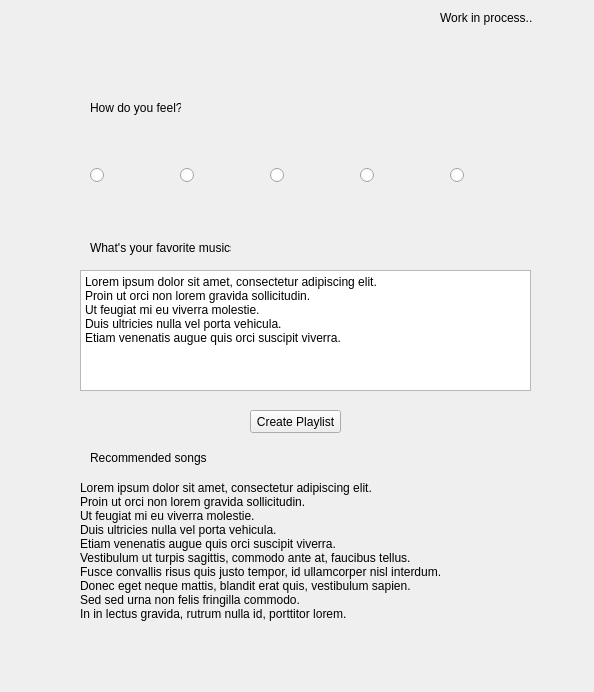
<?xml version="1.0" encoding="UTF-8"?>
<ui version="4.0">
 <class>Form</class>
 <widget class="QWidget" name="Form">
  <property name="geometry">
   <rect>
    <x>0</x>
    <y>0</y>
    <width>594</width>
    <height>692</height>
   </rect>
  </property>
  <property name="sizePolicy">
   <sizepolicy hsizetype="Fixed" vsizetype="Fixed">
    <horstretch>0</horstretch>
    <verstretch>0</verstretch>
   </sizepolicy>
  </property>
  <property name="minimumSize">
   <size>
    <width>594</width>
    <height>692</height>
   </size>
  </property>
  <property name="maximumSize">
   <size>
    <width>594</width>
    <height>692</height>
   </size>
  </property>
  <property name="windowTitle">
   <string>Music Recommendation System</string>
  </property>
  <widget class="QLabel" name="label0">
   <property name="geometry">
    <rect>
     <x>440</x>
     <y>10</y>
     <width>111</width>
     <height>16</height>
    </rect>
   </property>
   <property name="text">
    <string>Work in process..</string>
   </property>
  </widget>
  <widget class="QPushButton" name="pushButton">
   <property name="geometry">
    <rect>
     <x>250</x>
     <y>410</y>
     <width>91</width>
     <height>23</height>
    </rect>
   </property>
   <property name="text">
    <string>Create Playlist</string>
   </property>
  </widget>
  <widget class="QLabel" name="label">
   <property name="geometry">
    <rect>
     <x>90</x>
     <y>100</y>
     <width>91</width>
     <height>16</height>
    </rect>
   </property>
   <property name="text">
    <string>How do you feel?</string>
   </property>
  </widget>
  <widget class="QLabel" name="label_2">
   <property name="enabled">
    <bool>true</bool>
   </property>
   <property name="geometry">
    <rect>
     <x>80</x>
     <y>450</y>
     <width>451</width>
     <height>201</height>
    </rect>
   </property>
   <property name="text">
    <string>Lorem ipsum dolor sit amet, consectetur adipiscing elit.
Proin ut orci non lorem gravida sollicitudin.
Ut feugiat mi eu viverra molestie.
Duis ultricies nulla vel porta vehicula.
Etiam venenatis augue quis orci suscipit viverra.
Vestibulum ut turpis sagittis, commodo ante at, faucibus tellus.
Fusce convallis risus quis justo tempor, id ullamcorper nisl interdum.
Donec eget neque mattis, blandit erat quis, vestibulum sapien.
Sed sed urna non felis fringilla commodo.
In in lectus gravida, rutrum nulla id, porttitor lorem.</string>
   </property>
  </widget>
  <widget class="QPlainTextEdit" name="plainTextEdit">
   <property name="geometry">
    <rect>
     <x>80</x>
     <y>270</y>
     <width>451</width>
     <height>121</height>
    </rect>
   </property>
   <property name="plainText">
    <string>Lorem ipsum dolor sit amet, consectetur adipiscing elit.
Proin ut orci non lorem gravida sollicitudin.
Ut feugiat mi eu viverra molestie.
Duis ultricies nulla vel porta vehicula.
Etiam venenatis augue quis orci suscipit viverra.</string>
   </property>
  </widget>
  <widget class="QLabel" name="label_3">
   <property name="geometry">
    <rect>
     <x>90</x>
     <y>450</y>
     <width>121</width>
     <height>16</height>
    </rect>
   </property>
   <property name="text">
    <string>Recommended songs</string>
   </property>
  </widget>
  <widget class="QLabel" name="label_4">
   <property name="geometry">
    <rect>
     <x>90</x>
     <y>240</y>
     <width>141</width>
     <height>16</height>
    </rect>
   </property>
   <property name="text">
    <string>What's your favorite musics?</string>
   </property>
  </widget>
  <widget class="QRadioButton" name="radioButton_happy">
   <property name="geometry">
    <rect>
     <x>90</x>
     <y>140</y>
     <width>81</width>
     <height>71</height>
    </rect>
   </property>
   <property name="text">
    <string/>
   </property>
   <property name="icon">
    <iconset>
     <normaloff>icons/happy.png</normaloff>icons/happy.png</iconset>
   </property>
   <property name="iconSize">
    <size>
     <width>64</width>
     <height>64</height>
    </size>
   </property>
  </widget>
  <widget class="QRadioButton" name="radioButton_sad">
   <property name="geometry">
    <rect>
     <x>180</x>
     <y>140</y>
     <width>81</width>
     <height>71</height>
    </rect>
   </property>
   <property name="text">
    <string/>
   </property>
   <property name="icon">
    <iconset>
     <normaloff>icons/sad.png</normaloff>icons/sad.png</iconset>
   </property>
   <property name="iconSize">
    <size>
     <width>64</width>
     <height>64</height>
    </size>
   </property>
  </widget>
  <widget class="QRadioButton" name="radioButton_inlove">
   <property name="geometry">
    <rect>
     <x>270</x>
     <y>140</y>
     <width>81</width>
     <height>71</height>
    </rect>
   </property>
   <property name="text">
    <string/>
   </property>
   <property name="icon">
    <iconset>
     <normaloff>icons/inlove.png</normaloff>icons/inlove.png</iconset>
   </property>
   <property name="iconSize">
    <size>
     <width>64</width>
     <height>64</height>
    </size>
   </property>
  </widget>
  <widget class="QRadioButton" name="radioButton_angry">
   <property name="geometry">
    <rect>
     <x>360</x>
     <y>140</y>
     <width>81</width>
     <height>71</height>
    </rect>
   </property>
   <property name="text">
    <string/>
   </property>
   <property name="icon">
    <iconset>
     <normaloff>icons/angry.png</normaloff>icons/angry.png</iconset>
   </property>
   <property name="iconSize">
    <size>
     <width>64</width>
     <height>64</height>
    </size>
   </property>
  </widget>
  <widget class="QRadioButton" name="radioButton_fear">
   <property name="geometry">
    <rect>
     <x>450</x>
     <y>140</y>
     <width>81</width>
     <height>71</height>
    </rect>
   </property>
   <property name="text">
    <string/>
   </property>
   <property name="icon">
    <iconset>
     <normaloff>icons/fear.png</normaloff>icons/fear.png</iconset>
   </property>
   <property name="iconSize">
    <size>
     <width>64</width>
     <height>64</height>
    </size>
   </property>
  </widget>
 </widget>
 <resources/>
 <connections/>
</ui>
